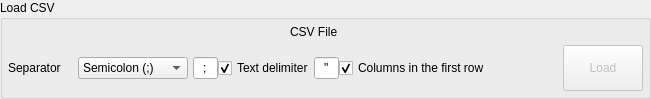
<?xml version="1.0" encoding="UTF-8"?>
<ui version="4.0">
 <class>CsvLoadWidget</class>
 <widget class="QWidget" name="CsvLoadWidget">
  <property name="geometry">
   <rect>
    <x>0</x>
    <y>0</y>
    <width>651</width>
    <height>99</height>
   </rect>
  </property>
  <property name="windowTitle">
   <string>Form</string>
  </property>
  <layout class="QVBoxLayout" name="verticalLayout_2">
   <property name="spacing">
    <number>5</number>
   </property>
   <property name="leftMargin">
    <number>0</number>
   </property>
   <property name="topMargin">
    <number>0</number>
   </property>
   <property name="rightMargin">
    <number>0</number>
   </property>
   <property name="bottomMargin">
    <number>0</number>
   </property>
   <item>
    <widget class="QGroupBox" name="groupBox">
     <property name="sizePolicy">
      <sizepolicy hsizetype="Preferred" vsizetype="Preferred">
       <horstretch>0</horstretch>
       <verstretch>0</verstretch>
      </sizepolicy>
     </property>
     <property name="title">
      <string>Load CSV</string>
     </property>
     <layout class="QVBoxLayout" name="verticalLayout_3">
      <property name="leftMargin">
       <number>5</number>
      </property>
      <property name="topMargin">
       <number>5</number>
      </property>
      <property name="rightMargin">
       <number>5</number>
      </property>
      <property name="bottomMargin">
       <number>5</number>
      </property>
      <item>
       <layout class="QHBoxLayout" name="file_lt">
        <item>
         <widget class="QLabel" name="file_lbl">
          <property name="sizePolicy">
           <sizepolicy hsizetype="Fixed" vsizetype="Fixed">
            <horstretch>0</horstretch>
            <verstretch>0</verstretch>
           </sizepolicy>
          </property>
          <property name="minimumSize">
           <size>
            <width>70</width>
            <height>0</height>
           </size>
          </property>
          <property name="text">
           <string>CSV File</string>
          </property>
         </widget>
        </item>
       </layout>
      </item>
      <item>
       <layout class="QHBoxLayout" name="horizontalLayout_6">
        <property name="spacing">
         <number>0</number>
        </property>
        <property name="rightMargin">
         <number>0</number>
        </property>
        <item>
         <widget class="QLabel" name="separator_lbl">
          <property name="sizePolicy">
           <sizepolicy hsizetype="Fixed" vsizetype="Fixed">
            <horstretch>0</horstretch>
            <verstretch>0</verstretch>
           </sizepolicy>
          </property>
          <property name="minimumSize">
           <size>
            <width>70</width>
            <height>0</height>
           </size>
          </property>
          <property name="text">
           <string>Separator </string>
          </property>
         </widget>
        </item>
        <item>
         <layout class="QHBoxLayout" name="horizontalLayout_3">
          <property name="spacing">
           <number>5</number>
          </property>
          <item>
           <widget class="QComboBox" name="separator_cmb">
            <property name="sizePolicy">
             <sizepolicy hsizetype="Preferred" vsizetype="Fixed">
              <horstretch>0</horstretch>
              <verstretch>0</verstretch>
             </sizepolicy>
            </property>
            <property name="minimumSize">
             <size>
              <width>110</width>
              <height>0</height>
             </size>
            </property>
            <property name="iconSize">
             <size>
              <width>28</width>
              <height>28</height>
             </size>
            </property>
            <item>
             <property name="text">
              <string>Semicolon (;)</string>
             </property>
            </item>
            <item>
             <property name="text">
              <string>Comma (,)</string>
             </property>
            </item>
            <item>
             <property name="text">
              <string>Space</string>
             </property>
            </item>
            <item>
             <property name="text">
              <string>Tabulation</string>
             </property>
            </item>
            <item>
             <property name="text">
              <string>Other</string>
             </property>
            </item>
           </widget>
          </item>
          <item>
           <widget class="QLineEdit" name="separator_edt">
            <property name="sizePolicy">
             <sizepolicy hsizetype="Minimum" vsizetype="Fixed">
              <horstretch>0</horstretch>
              <verstretch>0</verstretch>
             </sizepolicy>
            </property>
            <property name="maximumSize">
             <size>
              <width>25</width>
              <height>16777215</height>
             </size>
            </property>
            <property name="baseSize">
             <size>
              <width>0</width>
              <height>0</height>
             </size>
            </property>
            <property name="text">
             <string>;</string>
            </property>
            <property name="maxLength">
             <number>2</number>
            </property>
            <property name="alignment">
             <set>Qt::AlignmentFlag::AlignCenter</set>
            </property>
           </widget>
          </item>
         </layout>
        </item>
        <item>
         <layout class="QHBoxLayout" name="horizontalLayout_2">
          <property name="spacing">
           <number>0</number>
          </property>
          <item>
           <widget class="QCheckBox" name="txt_delim_chk">
            <property name="text">
             <string>Text delimiter</string>
            </property>
            <property name="checked">
             <bool>true</bool>
            </property>
           </widget>
          </item>
          <item>
           <widget class="QLineEdit" name="txt_delim_edt">
            <property name="enabled">
             <bool>true</bool>
            </property>
            <property name="sizePolicy">
             <sizepolicy hsizetype="Minimum" vsizetype="Fixed">
              <horstretch>0</horstretch>
              <verstretch>0</verstretch>
             </sizepolicy>
            </property>
            <property name="maximumSize">
             <size>
              <width>25</width>
              <height>16777215</height>
             </size>
            </property>
            <property name="baseSize">
             <size>
              <width>0</width>
              <height>0</height>
             </size>
            </property>
            <property name="text">
             <string>&quot;</string>
            </property>
            <property name="maxLength">
             <number>2</number>
            </property>
            <property name="alignment">
             <set>Qt::AlignmentFlag::AlignCenter</set>
            </property>
           </widget>
          </item>
         </layout>
        </item>
        <item>
         <layout class="QHBoxLayout" name="horizontalLayout">
          <property name="spacing">
           <number>0</number>
          </property>
          <item>
           <widget class="QCheckBox" name="col_names_chk">
            <property name="sizePolicy">
             <sizepolicy hsizetype="Preferred" vsizetype="Fixed">
              <horstretch>0</horstretch>
              <verstretch>0</verstretch>
             </sizepolicy>
            </property>
            <property name="toolTip">
             <string>&lt;p&gt;Use the first row as column names in the CSV file. By unchecking this option the first row is used as data.&lt;/p&gt;</string>
            </property>
            <property name="statusTip">
             <string/>
            </property>
            <property name="text">
             <string>Columns in the first row</string>
            </property>
            <property name="checked">
             <bool>true</bool>
            </property>
           </widget>
          </item>
          <item>
           <spacer name="horizontalSpacer_6">
            <property name="orientation">
             <enum>Qt::Orientation::Horizontal</enum>
            </property>
            <property name="sizeHint" stdset="0">
             <size>
              <width>32</width>
              <height>20</height>
             </size>
            </property>
           </spacer>
          </item>
          <item>
           <widget class="QPushButton" name="load_btn">
            <property name="enabled">
             <bool>false</bool>
            </property>
            <property name="sizePolicy">
             <sizepolicy hsizetype="Preferred" vsizetype="Preferred">
              <horstretch>0</horstretch>
              <verstretch>0</verstretch>
             </sizepolicy>
            </property>
            <property name="maximumSize">
             <size>
              <width>16777215</width>
              <height>16777215</height>
             </size>
            </property>
            <property name="text">
             <string>Load</string>
            </property>
            <property name="icon">
             <iconset resource="../../res/resources.qrc">
              <normaloff>:/icons/icons/csvload.png</normaloff>:/icons/icons/csvload.png</iconset>
            </property>
            <property name="iconSize">
             <size>
              <width>25</width>
              <height>25</height>
             </size>
            </property>
            <property name="default">
             <bool>false</bool>
            </property>
            <property name="flat">
             <bool>false</bool>
            </property>
           </widget>
          </item>
         </layout>
        </item>
       </layout>
      </item>
     </layout>
    </widget>
   </item>
  </layout>
 </widget>
 <tabstops>
  <tabstop>separator_cmb</tabstop>
  <tabstop>separator_edt</tabstop>
  <tabstop>txt_delim_chk</tabstop>
  <tabstop>txt_delim_edt</tabstop>
  <tabstop>col_names_chk</tabstop>
 </tabstops>
 <resources>
  <include location="../../res/resources.qrc"/>
 </resources>
 <connections/>
</ui>
